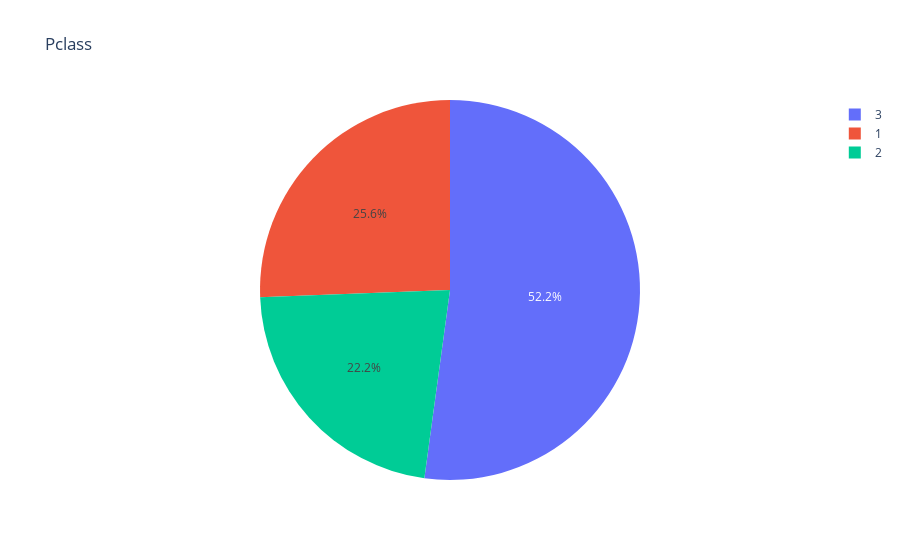

Source (notebook cell):
### Markdown cell above
generate a pivot table for gender and pclass and count the survivor n non-survivor

### Code cell
px.pie(df,'Pclass', title='Pclass')

### Figure 1 — Plotly figure (JSON) as saved in the notebook; plotly's stock layout.template omitted (floating-point values rounded to 4 significant figures; data arrays with more than 128 entries replaced by an {"elided": "..."} marker saying what was removed)
{"data": [{"domain": {"x": [0, 1], "y": [0, 1]}, "hovertemplate": "Pclass=%{label}<extra></extra>", "labels": {"elided": "418 int values"}, "legendgroup": "", "name": "", "showlegend": true, "type": "pie"}], "layout": {"legend": {"tracegroupgap": 0}, "title": {"text": "Pclass"}}}
